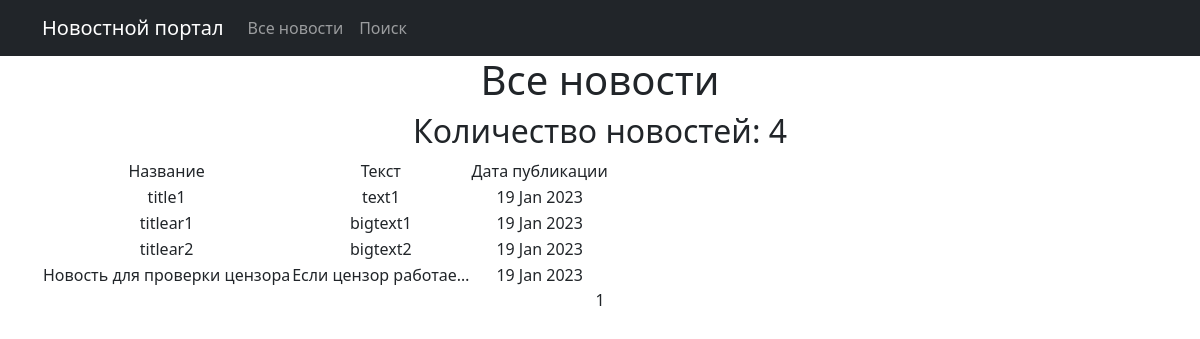
Page /news/ on the committed database.
### News/models.py (models this page shows, shortened)
class Post(models.Model):
    author = models.ForeignKey(Author, on_delete=models.CASCADE)
    NEWS = 'NW'
    ARTICLE = 'AR'
    CATEGORY_CHOICES = (
        (NEWS, 'Новость'),
        (ARTICLE, 'Статья'),
    )
    categoryType = models.CharField(max_length=2, choices=CATEGORY_CHOICES, default=ARTICLE)
    dateCreation = models.DateTimeField(auto_now_add=True)
    postCategory = models.ManyToManyField(Category, through='PostCategory')
    title = models.CharField(max_length=128)
    text = models.TextField()
    rating = models.SmallIntegerField(default=0)

### News/views.py (the view)
# urls.py: path('', PostList.as_view()),
class PostList(ListView):
    model = Post
    ordering = 'dateCreation'
    template_name = 'flatpages/news_list.html'
    context_object_name = 'news'
    paginate_by = 10

### NewsPortal/templatetags/custom_filters.py (called while the page is built)
@register.filter()
def censor(value):
    bad_words = ['редиска', 'морковь']
    if not isinstance(value, str):
        raise TypeError(f"unresolved type '{type(value)}' expected type 'str'")
    for word in value.split():
        if word.lower() in bad_words:
            value = value.replace(word, f"{word[0]}{'*' * (len(word) - 1)}")
    return value

### NewsPortal/templatetags/custom_tags.py (called while the page is built)
@register.simple_tag()
def current_time(format_string='%d %b %Y'):
   return datetime.utcnow().strftime(format_string)

### templates/flatpages/news_list.html (shortened to what this page needs)
{% extends 'flatpages/default.html' %}
{% load custom_filters %}
{% load custom_tags %}
{% block content %}
    <h1>Все новости</h1>
    <h2>Количество новостей: {{ news|length }}</h2>
    <table>
        <tr>
            <td>Название</td>
            <td>Текст</td>
            <td>Дата публикации</td>
        </tr>
        {% for n in news %}
        <tr>
            <td>{{ n.title | censor }}</td>
            <td>{{ n.text | truncatechars:20 | censor}}</td>
            <td>{% current_time '%d %b %Y' %}</td>
            <td>
            </td>
        </tr>
        {% endfor %}
    </table>
   {{ page_obj.number }}
{% endblock content %}

### rows in the picture
Post: title|censor "title1", text|censor "text1", current_time "19 Jan 2023"
Post: title|censor "titlear1", text|censor "bigtext1", current_time "19 Jan 2023"
Post: title|censor "titlear2", text|censor "bigtext2", current_time "19 Jan 2023"
Post: title|censor "Новость для проверки цензора", text|censor "Если цензор работае…", current_time "19 Jan 2023"

### other values in the picture
{{ news|length }} "4"
{{ page_obj.number }} "1"
